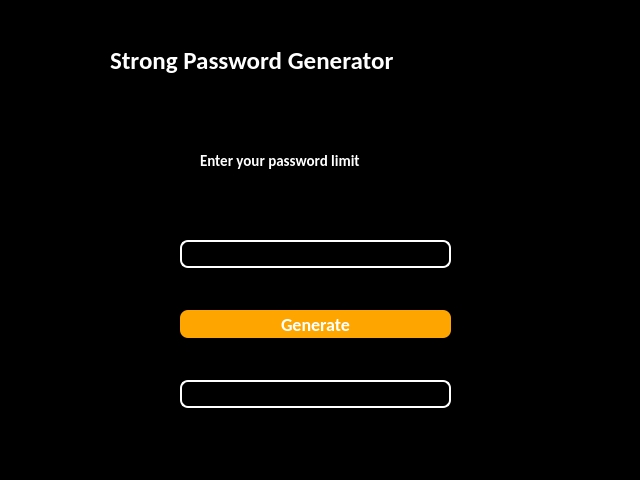
<?xml version="1.0" encoding="UTF-8"?>
<ui version="4.0">
 <class>Dialog</class>
 <widget class="QDialog" name="Dialog">
  <property name="geometry">
   <rect>
    <x>0</x>
    <y>0</y>
    <width>640</width>
    <height>480</height>
   </rect>
  </property>
  <property name="windowTitle">
   <string>Strong Random Password Generator</string>
  </property>
  <property name="styleSheet">
   <string notr="true">background-color:black;
</string>
  </property>
  <widget class="QLabel" name="mainWindow">
   <property name="geometry">
    <rect>
     <x>110</x>
     <y>30</y>
     <width>401</width>
     <height>61</height>
    </rect>
   </property>
   <property name="styleSheet">
    <string notr="true">font-family:calibri;
font-weight:bold;
font-size:25px;
color:white;</string>
   </property>
   <property name="text">
    <string>Strong Password Generator</string>
   </property>
  </widget>
  <widget class="QLabel" name="passwordLimitTitle">
   <property name="geometry">
    <rect>
     <x>200</x>
     <y>130</y>
     <width>231</width>
     <height>61</height>
    </rect>
   </property>
   <property name="styleSheet">
    <string notr="true">font-family:calibri;
font-weight:bold;
font-size:15px;
color:white;</string>
   </property>
   <property name="text">
    <string>Enter your password limit</string>
   </property>
  </widget>
  <widget class="QLineEdit" name="passwordLimit">
   <property name="geometry">
    <rect>
     <x>180</x>
     <y>240</y>
     <width>271</width>
     <height>28</height>
    </rect>
   </property>
   <property name="styleSheet">
    <string notr="true">font-family:calibri;
font-weight: bold;
padding: 8px;
font-size:18px;
color:white;
border:2px solid white;
border-radius:8px</string>
   </property>
  </widget>
  <widget class="QPushButton" name="generatePasswordButton">
   <property name="geometry">
    <rect>
     <x>180</x>
     <y>310</y>
     <width>271</width>
     <height>28</height>
    </rect>
   </property>
   <property name="styleSheet">
    <string notr="true">background-color:orange;
color:white;
font-family:calibri;
font-weight:bold; 
font-size:18px;
border:transparent;
border-radius:8px;</string>
   </property>
   <property name="text">
    <string>Generate</string>
   </property>
  </widget>
  <widget class="QLineEdit" name="outputBox">
   <property name="geometry">
    <rect>
     <x>180</x>
     <y>380</y>
     <width>271</width>
     <height>28</height>
    </rect>
   </property>
   <property name="styleSheet">
    <string notr="true">font-family:calibri;
font-weight: bold;
padding: 8px;
font-size:18px;
color:white;
border:2px solid white;
border-radius:8px</string>
   </property>
  </widget>
 </widget>
 <resources/>
 <connections/>
</ui>
